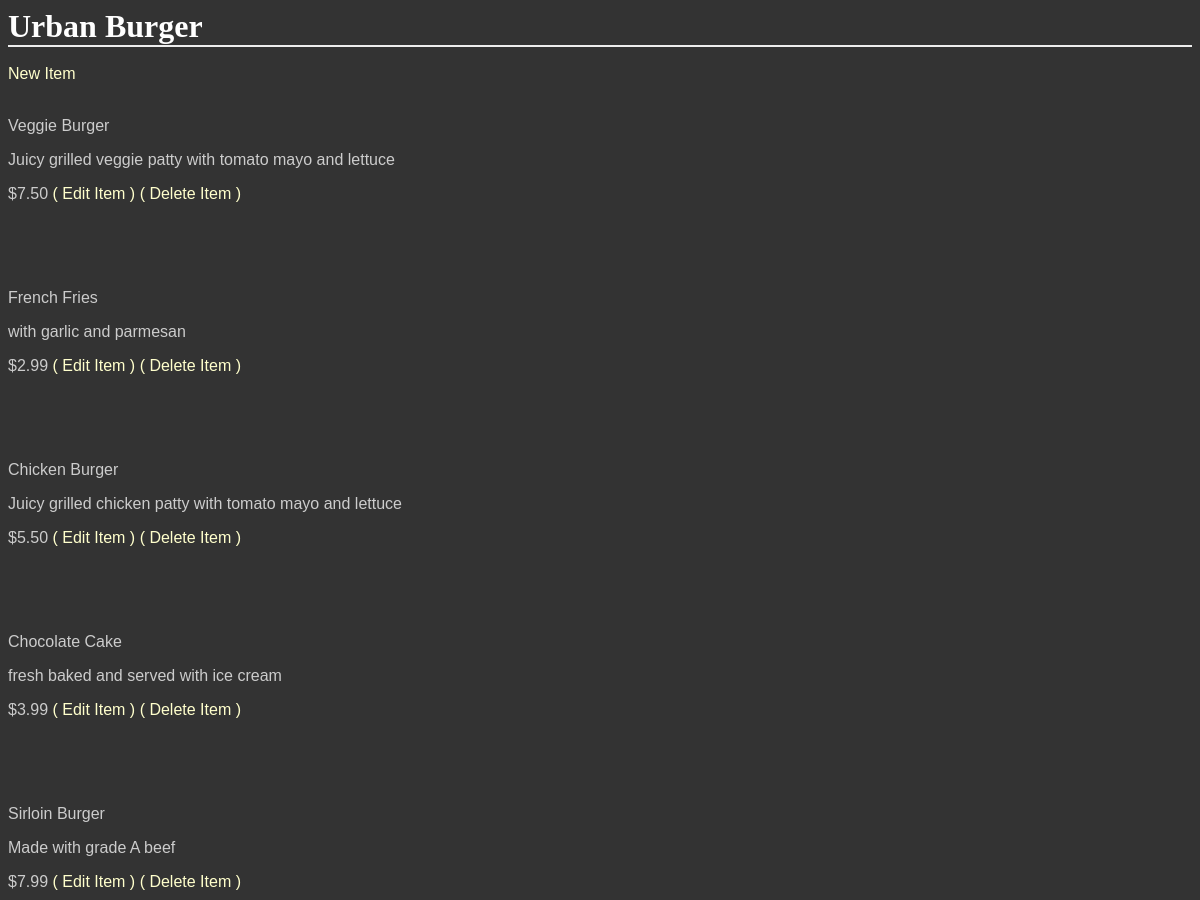
Page /GetShopItems/1/ (upper part) on the earlier database version.
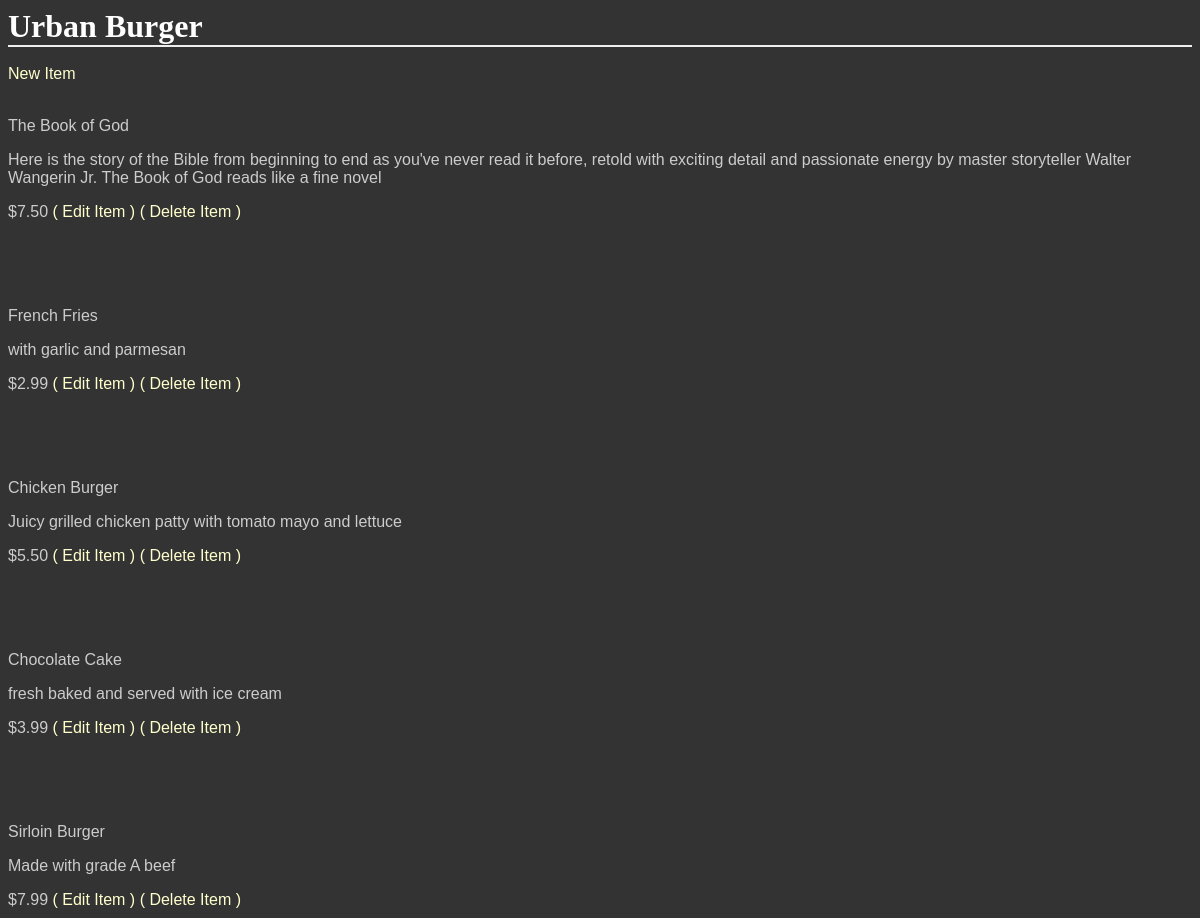
Same page on the later database version.
### database_setup.py (models this page shows, shortened)
class Shop(Base):
    __tablename__ = 'shop'
    id = Column(Integer, primary_key=True)
    name = Column(String(250), nullable=False)
    owner = Column(String(50), nullable=False)
    profile_pic = Column(String(200))
    avatar_pic = Column(String(200))
    description = Column(String(250))
    cat_id = Column(Integer, ForeignKey('shop_category.id'))
    category = relationship(ShopCategory)

class Items(Base):
    __tablename__ = 'items'
    name = Column(String(80), nullable=False)
    id = Column(Integer, primary_key=True)
    short_description = Column(String(250))
    description = Column(String(500))
    quantity = Column(Integer, nullable=False)
    image = Column(String(20))
    price = Column(String(8))
    shop_id = Column(Integer, ForeignKey('shop.id'))
    shop = relationship(Shop, cascade="all, delete-orphan", single_parent=True)
    cat_id = Column(Integer, ForeignKey('sub_category.id'))
    SubCategory = relationship(SubCategory)

### project.py (the view)
@app.route('/GetShopItems/<int:shop_id>/')
def get_shop_items(shop_id):
    shop = session.query(Shop).filter_by(id=shop_id).one()
    items = session.query(Items).filter_by(shop_id=shop_id)
    return render_template('menu.html', shop=shop, items=items)

### templates/menu.html (shortened to what this page needs)
<html>
<head>
    <link rel="stylesheet" type="text/css" href="{{url_for('static', filename='style.css')}}">
</head>
<body>
<h1>
    {{ shop.name }}
</h1>
<br>
<a href="{{url_for('new_shop_item', shop_id=shop.id)}}">New Item</a>
{% for item in items %}
<br>
<br>
<p>{{ item.name }}</p>
<p>{{ item.description}}</p>
<p>{{ item.price }}
<a href="{{url_for('edit_shop_item', shop_id=shop.id, item_id=item.id)}}">( Edit Item )</a>
<a href="{{url_for('delete_shop_item', shop_id=shop.id, item_id=item.id)}}">( Delete Item )</a>
</p>
<br>
{% endfor %}
</body>
</html>

### static/style.css (style rules this page uses)
body { font-family: sans-serif; background-image: url('img3.jpg'); background-color: #333333 }
h1, h2, h3, h4 { color: #FFFFFF; }
h1, h2 { font-family: 'Georgia', serif; margin: 0; }
h1 { border-bottom: 2px solid #eee; }
p, dd, dt { color: #CCCCCC; }
a { text-decoration: none; color: #FFFFCC; }

Differences in the rows shown:
changed Items: name "Veggie Burger" → "The Book of God"; description "Juicy grilled veggie patty with tomato mayo and lettuce" → "Here is the story of the Bible from beginning to end as you've never read it before, retold with exciting detail and passionate energy by master storyteller Walter Wangerin Jr. The Book of God reads like a fine novel"
